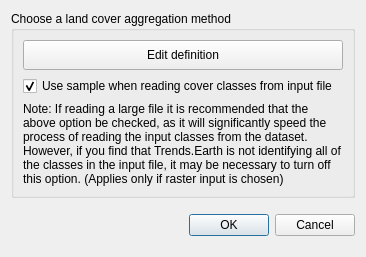
<?xml version="1.0" encoding="UTF-8"?>
<ui version="4.0">
 <class>DlgDataIOImportLC</class>
 <widget class="QDialog" name="DlgDataIOImportLC">
  <property name="windowModality">
   <enum>Qt::ApplicationModal</enum>
  </property>
  <property name="geometry">
   <rect>
    <x>0</x>
    <y>0</y>
    <width>366</width>
    <height>257</height>
   </rect>
  </property>
  <property name="sizePolicy">
   <sizepolicy hsizetype="Preferred" vsizetype="Preferred">
    <horstretch>0</horstretch>
    <verstretch>0</verstretch>
   </sizepolicy>
  </property>
  <property name="windowTitle">
   <string>Load a Custom Land Cover Dataset</string>
  </property>
  <property name="modal">
   <bool>true</bool>
  </property>
  <layout class="QVBoxLayout" name="verticalLayout">
   <item>
    <widget class="QGroupBox" name="groupBox_lc_agg">
     <property name="enabled">
      <bool>true</bool>
     </property>
     <property name="sizePolicy">
      <sizepolicy hsizetype="Preferred" vsizetype="Minimum">
       <horstretch>0</horstretch>
       <verstretch>0</verstretch>
      </sizepolicy>
     </property>
     <property name="title">
      <string>Choose a land cover aggregation method</string>
     </property>
     <layout class="QVBoxLayout" name="verticalLayout_2">
      <item>
       <widget class="QPushButton" name="btn_agg_edit_def">
        <property name="enabled">
         <bool>true</bool>
        </property>
        <property name="sizePolicy">
         <sizepolicy hsizetype="Expanding" vsizetype="Minimum">
          <horstretch>0</horstretch>
          <verstretch>0</verstretch>
         </sizepolicy>
        </property>
        <property name="minimumSize">
         <size>
          <width>0</width>
          <height>30</height>
         </size>
        </property>
        <property name="maximumSize">
         <size>
          <width>16777215</width>
          <height>16777215</height>
         </size>
        </property>
        <property name="text">
         <string>Edit definition</string>
        </property>
       </widget>
      </item>
      <item>
       <widget class="QCheckBox" name="checkBox_use_sample">
        <property name="enabled">
         <bool>true</bool>
        </property>
        <property name="sizePolicy">
         <sizepolicy hsizetype="Minimum" vsizetype="Minimum">
          <horstretch>0</horstretch>
          <verstretch>0</verstretch>
         </sizepolicy>
        </property>
        <property name="text">
         <string>Use sample when reading cover classes from input file</string>
        </property>
        <property name="checked">
         <bool>true</bool>
        </property>
       </widget>
      </item>
      <item>
       <widget class="QLabel" name="checkBox_use_sample_description">
        <property name="enabled">
         <bool>true</bool>
        </property>
        <property name="sizePolicy">
         <sizepolicy hsizetype="Preferred" vsizetype="Minimum">
          <horstretch>0</horstretch>
          <verstretch>0</verstretch>
         </sizepolicy>
        </property>
        <property name="minimumSize">
         <size>
          <width>0</width>
          <height>0</height>
         </size>
        </property>
        <property name="baseSize">
         <size>
          <width>0</width>
          <height>0</height>
         </size>
        </property>
        <property name="text">
         <string>Note: If reading a large file it is recommended that the above option be checked, as it will significantly speed the process of reading the input classes from the dataset. However, if you find that Trends.Earth is not identifying all of the classes in the input file, it may be necessary to turn off this option. (Applies only if raster input is chosen)</string>
        </property>
        <property name="wordWrap">
         <bool>true</bool>
        </property>
       </widget>
      </item>
     </layout>
    </widget>
   </item>
   <item>
    <widget class="QDialogButtonBox" name="btnBox">
     <property name="sizePolicy">
      <sizepolicy hsizetype="Expanding" vsizetype="Minimum">
       <horstretch>0</horstretch>
       <verstretch>0</verstretch>
      </sizepolicy>
     </property>
     <property name="orientation">
      <enum>Qt::Horizontal</enum>
     </property>
     <property name="standardButtons">
      <set>QDialogButtonBox::Cancel|QDialogButtonBox::Ok</set>
     </property>
    </widget>
   </item>
  </layout>
 </widget>
 <resources/>
 <connections>
  <connection>
   <sender>btnBox</sender>
   <signal>accepted()</signal>
   <receiver>DlgDataIOImportLC</receiver>
   <slot>accept()</slot>
   <hints>
    <hint type="sourcelabel">
     <x>248</x>
     <y>254</y>
    </hint>
    <hint type="destinationlabel">
     <x>157</x>
     <y>274</y>
    </hint>
   </hints>
  </connection>
  <connection>
   <sender>btnBox</sender>
   <signal>rejected()</signal>
   <receiver>DlgDataIOImportLC</receiver>
   <slot>reject()</slot>
   <hints>
    <hint type="sourcelabel">
     <x>316</x>
     <y>260</y>
    </hint>
    <hint type="destinationlabel">
     <x>286</x>
     <y>274</y>
    </hint>
   </hints>
  </connection>
 </connections>
</ui>
